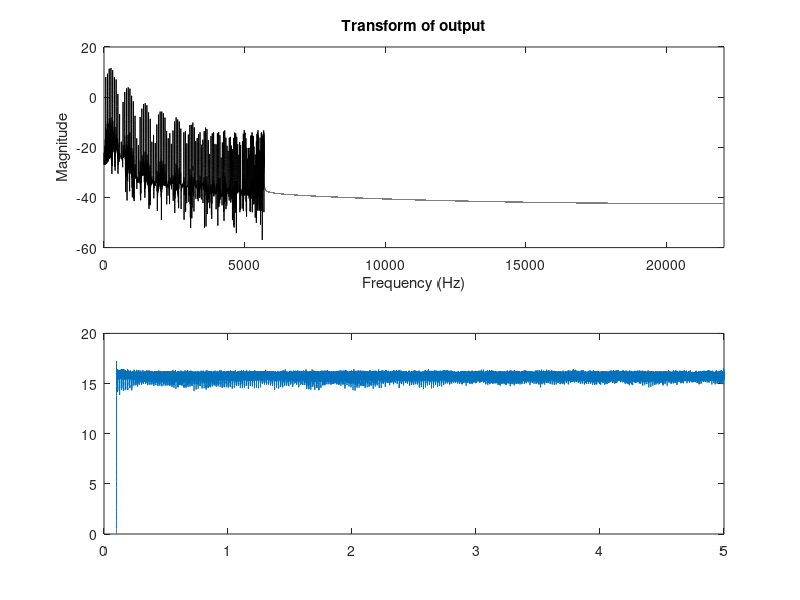

The MATLAB script that drew this image:
%%%%%%%%%%%%%%%%%%%%%%%%%%%%%%%%%%%%%%%%%%%%%%%%%%%%%%%%%%%%%%%%%%%%%%%%%%%
%%%         PBMMI:Stiff string Frequency dependent loss
%%%         Author:Nuolin Lai
%%%         Create Date:11/03/2021
%%%         Last modify date:11/03/2021
%%%%%%%%%%%%%%%%%%%%%%%%%%%%%%%%%%%%%%%%%%%%%%%%%%%%%%%%%%%%%%%%%%%%%%%%%%%

clear all
close all

%%%%% flags

plot_on = 0;                % in-loop plotting on (1) or off (0)
itype = 1;                  % type of input: 1: struck, 2: plucked

%%%%% parameters

% physical string parameters

T = 60;                     % tension (N)
r = 0.0004;                 % string radius (m)
E = 2e11;                   % Young's modulus (Pa) for steel
rho = 7850;                 % density (kg/m^3)
T60 = 5;                    % T60 (s)
L = 1;                      % length (m)

% I/O

SR = 44100;                 % sample rate (Hz)
Tf = 5;                     % duration of simulation (s)

xi = 0.9;                   % coordinate of excitation (normalised, 0-1)
famp = 1;                   % peak amplitude of excitation (N)
dur = 0.001;                % duration of excitation (s)
exc_st = 0.1;               % start time of excitation (s)

xo = 0.1;                   % coordinate of output (normalised, 0-1)

%%%%% Q1: perform standard checking on all these parameters (for non-negativity, e.g.), producing an
%%%%% exit error message or warning as appropriate. In addition, find a way
%%%%% to check that, from these parameters, the number N of segments which
%%%%% will be later derived is less than 10000, and exit if it is violated. 
%%%%% Also, find a way to check that, for a given choice of xo or xi, the
%%%%% resulting grid location, in metres, will be at least h metres away 
%%%%% from either endpoint of the string, at x=0 or x=L. Also check that
%%%%% the full duration of your excitation pulse falls within the time span
%%%%% [0, Tf] of the simulation!

%%%%% Add this code below:

%%%%%%%%%%%%%%%%%%%%%%%%%%%%%%%%%%%%%%%%%%%%%%%%%%%%%%%%%%%%%%%%%%%%%%%%%%%

%%%%%%%%%%%%%%%%%%%%%%%%%%%%%%%%%%%%%%%%%%%%%%%%%%%%%%%%%%%%%%%%%%%%%%%%%%%

%%%%% derived parameters

A = pi*r^2;                 % string cross-sectional area
I = 0.25*pi*r^4;            % string moment of inertia
c = sqrt(T/(rho*A));        % wave speed
K = sqrt(E*I/(rho*A));      % stiffness constant 
sig = 6*log(10)/T60;        % frequency independent loss parameter

%%%%% grid

k = 1/SR;                   % time step

%%%%% Q2: determine, from the system parameters c and K and the time step
%%%%% k, a minimal grid spacing hmin. Then, from hmin and L, determine the
%%%%% number of grid spacings N into which the string may be divided evenly,
%%%%% as close to hmin (but not below!) as possible. Then, reset h from N and
%%%%% L. 



%%%%%%%%%%%%%%%%%%%%%%%%%%%%%%%%%%%%%%%%%%%%%%%%%%%%%%%%%%%%%%%%%%%%%%%%%%%

%%%%% YOUR CODE (SEE Q2)

hmin = sqrt(1/2*(c^2*k^2+sqrt(c^4*k^4+16*K^2*k^2)));
N = floor(L/(hmin));
h = L/N;

%% stability assert

assert(N<10000,'error! Please check your input parameter');
assert(h >= hmin,'error! Please check your input parameter');
assert(sig>=0,'error! Please check your input parameter');
assert((xi*L)>h),'error! Please check your input parameter';
assert((L-xi*L)>h,'error! Please check your input parameter');
assert(dur<Tf,'error! Please check your input parameter');
%%%%%%%%%%%%%%%%%%%%%%%%%%%%%%%%%%%%%%%%%%%%%%%%%%%%%%%%%%%%%%%%%%%%%%%%%%%

% create force signal

Nf = floor(SR*Tf);                      % number of time steps

%%%%% Q3: from the itype flag, and the parameters dur, exc_st and famp,
%%%%% generate a vector f of length Nf samples, representing the input
%%%%% force in Newtons. 

%%%%% Add this code below:

%%%%%%%%%%%%%%%%%%%%%%%%%%%%%%%%%%%%%%%%%%%%%%%%%%%%%%%%%%%%%%%%%%%%%%%%%%%

t_vec = (0:Nf-1)/SR;
f = zeros(1,Nf);

for n = 1:Nf
    if t_vec(n)>=exc_st && t_vec(n)<=exc_st+dur
        f(n) = 1/2*famp*(1-cos(itype*pi()*(t_vec(n)-exc_st)/dur));
    end
end

%%%%%%%%%%%%%%%%%%%%%%%%%%%%%%%%%%%%%%%%%%%%%%%%%%%%%%%%%%%%%%%%%%%%%%%%%%%

%%%%% scheme coefficients

% matrices

%%%%% Q4: Referring to the matrix form of the update in the main loop, of
%%%%% the form u = B*u1-C*u2+J*f(n), design (N-1)x(N-1) matrices B and C,
%%%%% in sparse form, as well as an (N-1)x1 vector J, selecting the input
%%%%% location. Also, for the output y(n) = c'*u, define an (N-1)x1 vector
%%%%% c, selecting the output location. All of these matrices and vectors should be
%%%%% represented in sparse form!

%%%%%%%%%%%%%%%%%%%%%%%%%%%%%%%%%%%%%%%%%%%%%%%%%%%%%%%%%%%%%%%%%%%%%%%%%%%

%%%%% YOUR CODE (SEE Q4)
I_mtx = speye(N-1);
e = ones(N-1,1);

Dx = 1/h * spdiags([e -e],0:1,N-1,N-1); % calculate Dx for main loop

Dxx = 1/h^2*spdiags([e -2*e e], -1:1, N-1,N-1);
spdiags_1 = spdiags([e -4*e 6*e -4*e e], -2:2, N-1,N-1);
spdiags_1(1,1) = 5;
spdiags_1(N-1,N-1) = 5;
Dxxxx = (1/h^4)*spdiags_1;
B = 2 * I_mtx+c^2*k^2*Dxx;
C = I_mtx;
li = floor(xi/h);
lo = floor(xo/h);
J = zeros(N-1,1);
J(li) = 1;
J = k^2/(rho*A*h)*J;
c_v = zeros(N-1,1);
c_v(lo) = 1;

%%%%%%%%%%%%%%%%%%%%%%%%%%%%%%%%%%%%%%%%%%%%%%%%%%%%%%%%%%%%%%%%%%%%%%%%%%%

%%%%% initialise scheme variables

u2 = zeros(N-1,1);              % state
u1 = u2;                        % state
u = u2;                         % state

y = zeros(Nf,1);                % output
H = zeros(Nf,1);                % energy

%%%%% main loop

tic
for n=1:Nf
    
    % update state, and insert current value of f.
    
    u = B*u1-C*u2+J*f(n);
    
    H(n) = 1/2*norm((u -u1)/k)^2 + c^2/2*norm(Dx*u)^2 +K^2/2*norm(Dxx*u)^2;
    % read output
    
    y(n) = c_v'*u;
    
    % plot
    
    if(plot_on==1)
        % draw current state
        figure(1)
        plot([1:N-1]'*h, u, 'k');
        xlabel('x (m)')
        ylabel('u (m)')
        axis([0 L -0.005 0.005])
        drawnow
    end
    
    % shift state
    
    u2 = u1;
    u1 = u;
    
end
toc

%%%%% play sound

soundsc(y,SR);

%%%%% plot spectrum

figure(2)
subplot(2,1,1)
yfft = 10*log10(abs(fft(y)));
plot([0:Nf-1]'*(SR/Nf), yfft, 'k')
xlim([0 SR/2])
xlabel('Frequency (Hz)')
ylabel('Magnitude')
title('Transform of output')
subplot(2,1,2)
plot(t_vec,H)

%%%%% BEYOND THE BASICS
%%%%% There are many ways to go from this point. You might consider:

%%%%% B1: find physical string parameters (see above) corresponding to an acoustic guitar, with EADGBE tuning. 
%%%%% You may do this partly by tracking down published values in the literature. 
%%%%% Length L, Young's modulus E, radius r and density rho will be easy to find. Tension T will be more difficult. 
%%%%% T60 will be nearly impossible to find. For any such values which you cannot find, find recordings of
%%%%% isolated notes, and attempt to estimate these (scientifically, using Fourier transform analysis to ascertain the location of spectral
%%%%% peaks and bandwidths). You will need to find six separate sets of
%%%%% parameters for each string on the guitar (EADGBE). Add code to toggle
%%%%% the different notes (say, a flag string_num taking on values from 1
%%%%% to 6) in order to select a particular parameter set. 

%%%%% B2: Generalise this code such that it is capable of emulating not one string, 
%%%%% but all six in the acoustic guitar. It should produce a monophonic
%%%%% audio output, corresponding to a direct sum of the individual output signals from
%%%%% each string. Please configure your code such that it produces a
%%%%% single vector (which you can still call "y"), of duration 5 seconds,
%%%%% which consists of the six notes EADGBG played in ascending order, and
%%%%% at intervals of 0.5 seconds, with the first note occuring at t=0 seconds. You may decide whether a) you simply
%%%%% run six main loops serially (i.e., one after another), generating six output vectors 
%%%%% which you then simply add together or b) whether
%%%%% you will use one main loop, over which you perform the updates on all
%%%%% strings. NB: you will need to add separate excitation parameters,
%%%%% i.e., xi, famp, exc_st and dur, as well as output location xo for
%%%%% each separate string! Can you consolidate the state of all six
%%%%% strings into a single vector? This allows a single state space update
%%%%% of the entire system.

%%%%% B3: if you are working on a six (or more) string...consider ways of mixing the six output vectors from the six
%%%%% strings to a stereo output (you could imagine panning these channels
%%%%% individually from -1 (left) to 1 (right))

%%%%% B4: if you are working on a six (or more) string, create a way of managing or generating many input events (beyond just simply
%%%%% playing six notes in succession). Do not forget that each note will
%%%%% be described by five parameters: xi, famp, dur and exc_st, as well as
%%%%% the string number (1-6 in this case). Can you develop functions which
%%%%% emulate upward or downward strums? A block chord? Can you employ
%%%%% targeted randomness in your note parameter generation to get more natural
%%%%% sound?

%%%%% B5: find a more perceptually reasonable way of setting string
%%%%% parameters (e.g., in terms of fundamental frequency and
%%%%% inharmonicity, or MIDI note number, or even note names like A or B or material names like steel or gold, referring to tables where material values are held)

%%%%% B6: generate the most interesting piece of music (of exactly 20
%%%%% seconds duration) that you can. Best examples in descending order will receive 3,2,and 1 extra points,
%%%%% respectively. Include this as a separate .wav file in your
%%%%% submission...if you dare! If it's really bad, I reserve the right to
%%%%% give negative points. For example...it had better at least be in
%%%%% stereo. 

%%%%% B7: introduce frequency-dependent loss (as well as a way of
%%%%% specifying a variation in T60). This is covered in NSS. If you do
%%%%% this, use an explicit scheme, and make sure that you adjust the
%%%%% numerical stability condition, from Q2, accordingly! Your C and B matrices, from Q4, will
%%%%% also need minor changes!

%%%%% B8: Build in a calculation of the numerical energy for the scheme,
%%%%% following the definitions in lecture and NSS---NB the energy will be
%%%%% conserved to machine accuracy only under lossless conditions! You
%%%%% could plot the relative variation in the total energy as a function
%%%%% of time step, and demonstrate that it is conserved to machine
%%%%% precision. 





